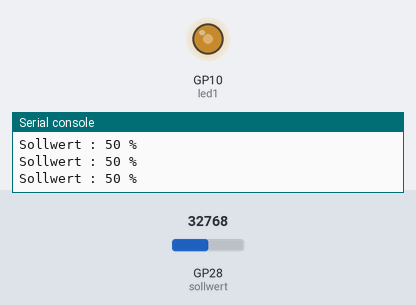
Recording of a program running on a simulated Raspberry Pi Pico running MicroPython. On the bench: output pins drawn as LEDs (lit = HIGH), the last lines printed to the serial console. The inputs (shaded band) are chosen by the test bench; at power-on: GP28 (sollwert) = 32768 (analog values on the 0–65535 scale).

Above: at 1.2 s.
1.3 s: GP28 (sollwert) set to 45874
At 1.6 s:
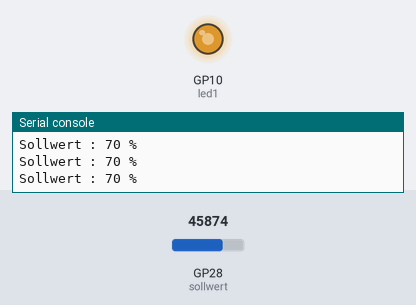
2.8 s: GP28 (sollwert) set to 57670
At 4.0 s:
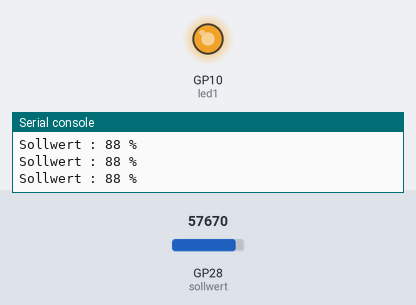
4.3 s: GP28 (sollwert) set to 7864
At 5.5 s:
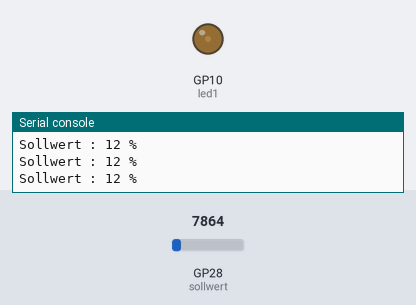
5.8 s: GP28 (sollwert) set to 0
At 7.2 s:
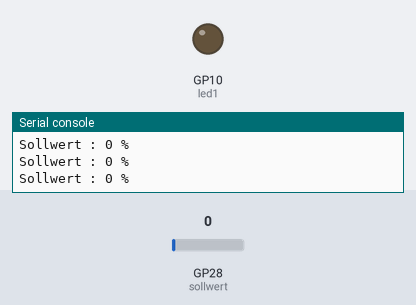
Timing chart, 0 to 8.3 s (numbered marks = the images above; inputs shaded):
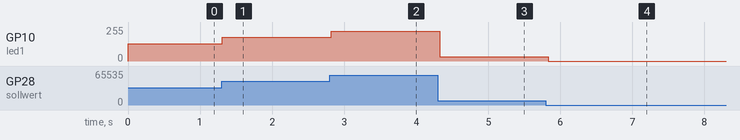

Measured:
- after the input at 1.3 s, GP10 (led1): 128/255 → 178/255 at once
- after the input at 2.8 s, GP10 (led1): 178/255 → 224/255 at once
- after the input at 4.3 s, GP10 (led1): 224/255 → 31/255 at once
- after the input at 5.8 s, GP10 (led1): 31/255 → 0/255 at once

The program:

2_4_dimmer.py
```python
"""
MicroPython-Programm zur Helligkeitssteuerung einer LED per Potentiometer
Stand 26. Juli 2023 - Python 3.7 mit MicroPython Extension auf PyBoard (Pico)
LED_1 an GPIO-Pin 10
Potentiometer an ADC-Kanal 2 (Pin 34)
"""
import machine
from machine import Pin, PWM
import time
sollwert = machine.ADC(2)
led1 = PWM(Pin(10))
led1.freq(1000)
while True:
    helligkeit = sollwert.read_u16()
    # Sollwert auf % ohne Nachkommastellen normieren
    print("Sollwert : {:.0f} %" .format(helligkeit * 100/65535))
    led1.freq(1000)
    led1.duty_u16(helligkeit)      # Einschaltdauer : 0-65535
    time.sleep_ms(50)
```
